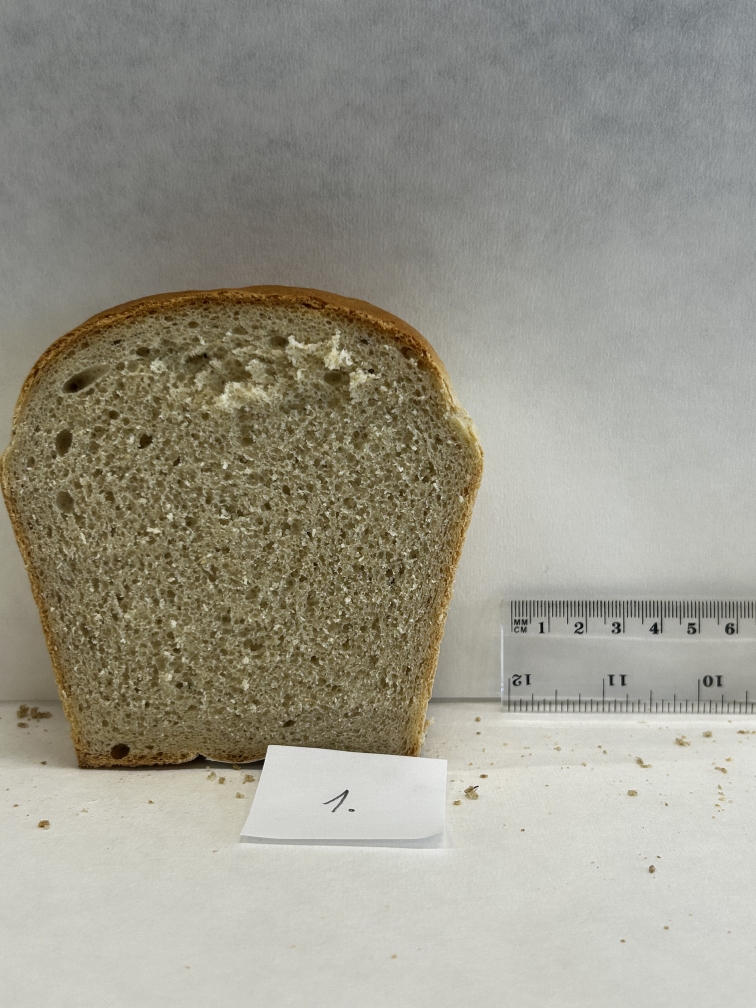
#> input picture Test/IMG_2005.jpg, 3024 x 4032 px, found by its file name (shown at 1/4 size)
$ python cv_test_white.py
#> lines starting #> are read from the running program, lines starting #| are printed output that depends on the picture
"""
CV reproducibility test for BreadScan v5.2 (white-bread pipeline).

Replicates the BreadScan pipeline in Python and runs it on a single image
with several slightly different ROIs (varying position, size and aspect)
to quantify how much variation a manual ROI selection introduces under
the v5.2 scale-invariant pipeline.

Pipeline mirrored from bread_porosity_analyzer.html:
  - Crop ROI in original-image px
  - Resample to constant working resolution (default 10 px/mm)
  - Luminance grayscale (0.299R + 0.587G + 0.114B)
  - Gaussian blur (sigma = 1.0 for white)
  - CLAHE (clip = 2.0, tile = 32 px)
  - Sauvola adaptive threshold (window = 51, k = 0.2)
  - Morphological closing (radius = 1 for white)
  - Connected-components labelling (8-connectivity)
  - mm²-based size filter (0.10 mm² min, 150 mm² max)
"""

import numpy as np
from PIL import Image
from scipy.ndimage import gaussian_filter, binary_closing, label, generate_binary_structure
from skimage.exposure import equalize_adapthist
from skimage.filters import threshold_sauvola
import statistics
import sys

IMG_PATH = r"C:\Users\Usuario\Repos\Bread_porosity_scan\Test\IMG_2005.jpg"

# Calibration estimated from the ruler visible in IMG_2005.jpg.
# The ruler shows 1-6 cm (50 mm); visual measurement of the pixel span
# gives ~16 px/mm at the original 3024×4032 resolution.
PX_PER_MM_ORIG = 16.0

# v5.2 working resolution (constant after reRenderROI).
TARGET_PX_PER_MM = 10.0

# Pipeline parameters (white-bread defaults).
SIGMA = 1.0
CLAHE_CLIP = 2.0          # skimage uses 0..1 normalised clip
SAUVOLA_W = 51
SAUVOLA_K = 0.2
MORPH_R = 1
MIN_AREA_MM2 = 0.10
MAX_AREA_MM2 = 150.0


def crumb_only_pipeline(roi_rgb_uint8: np.ndarray, px_per_mm: float) -> dict:
    """Replicate the BreadScan analysis on a single ROI; return metrics."""
    rgb = roi_rgb_uint8.astype(np.float32) / 255.0
    gray = 0.299 * rgb[..., 0] + 0.587 * rgb[..., 1] + 0.114 * rgb[..., 2]

    blurred = gaussian_filter(gray, sigma=SIGMA)

    # CLAHE on the blurred grayscale; skimage's clip_limit is normalised in [0, 1].
    clip = max(0.005, min(1.0, CLAHE_CLIP / 40.0))
    enhanced = equalize_adapthist(blurred, clip_limit=clip, kernel_size=32)

    # Sauvola adaptive threshold on the enhanced image (white-bread path).
    t_local = threshold_sauvola(enhanced, window_size=SAUVOLA_W, k=SAUVOLA_K)
    binary = enhanced < t_local

    # Morphological closing with 4-connectivity structuring element radius=1.
    if MORPH_R > 0:
        struct = generate_binary_structure(2, 2)
        binary = binary_closing(binary, structure=struct, iterations=MORPH_R)

    # Connected-components labelling, 8-connectivity.
    structure_8 = generate_binary_structure(2, 2)
    lab, n = label(binary, structure=structure_8)

    if n == 0:
        return dict(void_fraction_pct=0.0, cell_count=0,
                    cell_density_per_cm2=0.0, mean_cell_area_mm2=0.0,
                    valid_cells=0)

    # Per-blob area in pixels.
    counts = np.bincount(lab.ravel())
    counts[0] = 0  # background
    area_px = counts[1:]

    # mm² filter at the working resolution.
    px2_per_mm2 = px_per_mm * px_per_mm
    min_px = MIN_AREA_MM2 * px2_per_mm2
    max_px = MAX_AREA_MM2 * px2_per_mm2
    valid_mask = (area_px >= min_px) & (area_px <= max_px)
    valid_areas = area_px[valid_mask]

    total_px = binary.size
    pore_px = float(valid_areas.sum())
    void_frac = pore_px / total_px

    # Cells per cm² (= per 100 mm²).
    if valid_areas.size:
        total_mm2 = total_px / px2_per_mm2
        density = valid_areas.size / (total_mm2 / 100.0)
        mean_area_mm2 = (pore_px / valid_areas.size) / px2_per_mm2
    else:
        density = 0.0
        mean_area_mm2 = 0.0

    return dict(
        void_fraction_pct=void_frac * 100,
        cell_count=int(valid_areas.size),
        cell_density_per_cm2=density,
        mean_cell_area_mm2=mean_area_mm2,
    )


def crop_and_resample(image: np.ndarray, x_mm: float, y_mm: float,
                      w_mm: float, h_mm: float, px_per_mm_orig: float) -> np.ndarray:
    """Crop a ROI specified in mm and resample to TARGET_PX_PER_MM."""
    x0 = int(round(x_mm * px_per_mm_orig))
    y0 = int(round(y_mm * px_per_mm_orig))
    x1 = int(round((x_mm + w_mm) * px_per_mm_orig))
    y1 = int(round((y_mm + h_mm) * px_per_mm_orig))
    crop = image[y0:y1, x0:x1, :]
    nw = max(8, int(round(w_mm * TARGET_PX_PER_MM)))
    nh = max(8, int(round(h_mm * TARGET_PX_PER_MM)))
    pil = Image.fromarray(crop).resize((nw, nh), Image.BILINEAR)
    return np.asarray(pil)


def cv_pct(values):
    if not values or statistics.mean(values) == 0:
        return float("nan")
    sd = statistics.stdev(values) if len(values) > 1 else 0.0
    return sd / statistics.mean(values) * 100.0


def main():
    img = np.asarray(Image.open(IMG_PATH).convert("RGB"))
#> img is the input picture: shape (4032, 3024, 3); mean R, G, B 154.9, 152.2, 139.5
    H, W, _ = img.shape
#> H = 4032; W = 3024
    H_mm = H / PX_PER_MM_ORIG
#> H_mm = 252
    W_mm = W / PX_PER_MM_ORIG
#> W_mm = 189
    print(f"Image: {W}×{H} px  ({W_mm:.1f}×{H_mm:.1f} mm at {PX_PER_MM_ORIG} px/mm)\n")
#| Image: 3024×4032 px  (189.0×252.0 mm at 16.0 px/mm)

    # Crumb is in the upper-left ~40% of the frame (avoiding crust, ruler, label).
    # ROI variations mimic a human operator drawing similar-but-not-identical
    # rectangles on three separate sessions.
    base_x_mm, base_y_mm = 30.0, 110.0   # top-left of base ROI in mm
    base_w_mm, base_h_mm = 40.0, 40.0

    rois = [
        ("R1: base 40×40",         base_x_mm,          base_y_mm,          40.0, 40.0),
        ("R2: shift +3,−2",        base_x_mm + 3.0,    base_y_mm - 2.0,    40.0, 40.0),
        ("R3: shift −2,+3",        base_x_mm - 2.0,    base_y_mm + 3.0,    40.0, 40.0),
        ("R4: 38×42 -1,+0",        base_x_mm - 1.0,    base_y_mm,          38.0, 42.0),
        ("R5: 42×38 +1,+1",        base_x_mm + 1.0,    base_y_mm + 1.0,    42.0, 38.0),
    ]

    results = []
    print(f"{'ROI':<22}{'VF %':>10}{'Cells':>8}{'Cells/cm²':>14}{'Mean mm²':>12}")
    print("-" * 66)
    for name, xm, ym, wm, hm in rois:
        roi = crop_and_resample(img, xm, ym, wm, hm, PX_PER_MM_ORIG)
        m = crumb_only_pipeline(roi, TARGET_PX_PER_MM)
        results.append(m)
        print(f"{name:<22}"
              f"{m['void_fraction_pct']:>10.2f}"
              f"{m['cell_count']:>8d}"
              f"{m['cell_density_per_cm2']:>14.2f}"
              f"{m['mean_cell_area_mm2']:>12.4f}")
#> this loop made 5 passes
#> (n in crumb_only_pipeline, pore_px in crumb_only_pipeline, void_frac in crumb_only_pipeline, mean_area_mm2 in crumb_only_pipeline) on passes 1 to 5: (219, 69502, 0.434, 4.63), (224, 69329, 0.433, 4.23), (217, 69338, 0.433, 4.2), (219, 69076, 0.433, 4.43), (232, 69148, 0.433, 4.07)
#| R1: base 40×40             43.44     150          9.38      4.6335
#| R2: shift +3,−2            43.33     164         10.25      4.2274
#| R3: shift −2,+3            43.34     165         10.31      4.2023
#| R4: 38×42 -1,+0            43.28     156          9.77      4.4279
#| R5: 42×38 +1,+1            43.33     170         10.65      4.0675
#> pass 1, in crop_and_resample, `crop = image[y0:y1, x0:x1, :]`:
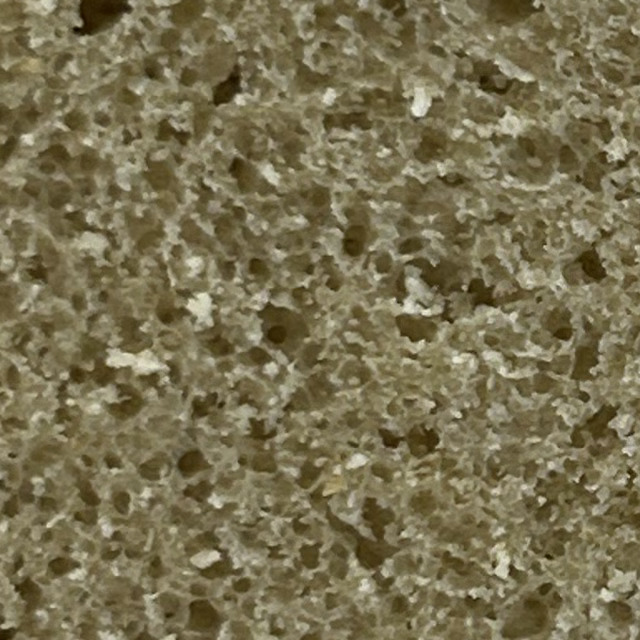
#> crop: shape (640, 640, 3); mean R, G, B 121.1, 112.3, 80.8
#> pass 1, in crumb_only_pipeline, `gray = 0.299 * rgb[..., 0] + 0.587 * rgb[..., 1] + 0.114 * rgb[..., 2]`:
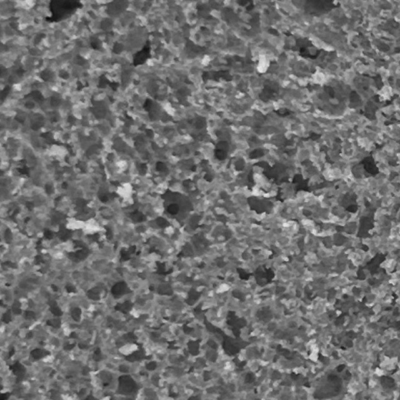
#> gray: shape (400, 400) float32; min 0.0395, max 0.9, mean 0.437
#> after the loop:
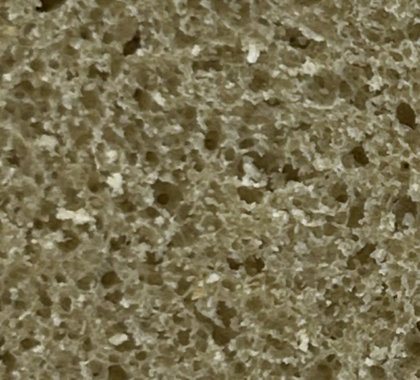
#> roi: shape (380, 420, 3); mean R, G, B 121.3, 112.5, 81.1
#> after the loop, results = 5 items

    print("-" * 66)
    print("Summary across the 5 ROIs:")
    for key, label_ in [
        ("void_fraction_pct",      "  Void Fraction (%)     "),
        ("cell_count",             "  Cell Count            "),
        ("cell_density_per_cm2",   "  Cell Density (cm⁻²)   "),
        ("mean_cell_area_mm2",     "  Mean Cell Area (mm²) ")]:
        vals = [r[key] for r in results]
        mean = statistics.mean(vals)
        sd = statistics.stdev(vals) if len(vals) > 1 else 0.0
        cv = cv_pct(vals)
        print(f"{label_}  mean={mean:>10.4f}  sd={sd:>10.4f}  CV={cv:>6.2f} %")
#> this loop made 4 passes
#> (vals, mean, cv) on passes 1 to 4: ([43.44, 43.33, 43.34, 43.28, 43.33], 43.34, 0.134), ([150, 164, 165, 156, 170], 161, 4.93), ([9.38, 10.25, 10.31, 9.77, 10.65], 10.07, 4.96), ([4.63, 4.23, 4.2, 4.43, 4.07], 4.31, 5.13)
#|   Void Fraction (%)       mean=   43.3424  sd=    0.0582  CV=  0.13 %
#|   Cell Count              mean=  161.0000  sd=    7.9373  CV=  4.93 %
#|   Cell Density (cm⁻²)     mean=   10.0727  sd=    0.5000  CV=  4.96 %
#|   Mean Cell Area (mm²)   mean=    4.3117  sd=    0.2212  CV=  5.13 %


if __name__ == "__main__":
    sys.stdout.reconfigure(encoding="utf-8")
    main()

$ run again, with Test/IMG_2009.jpg copied over Test/IMG_2005.jpg
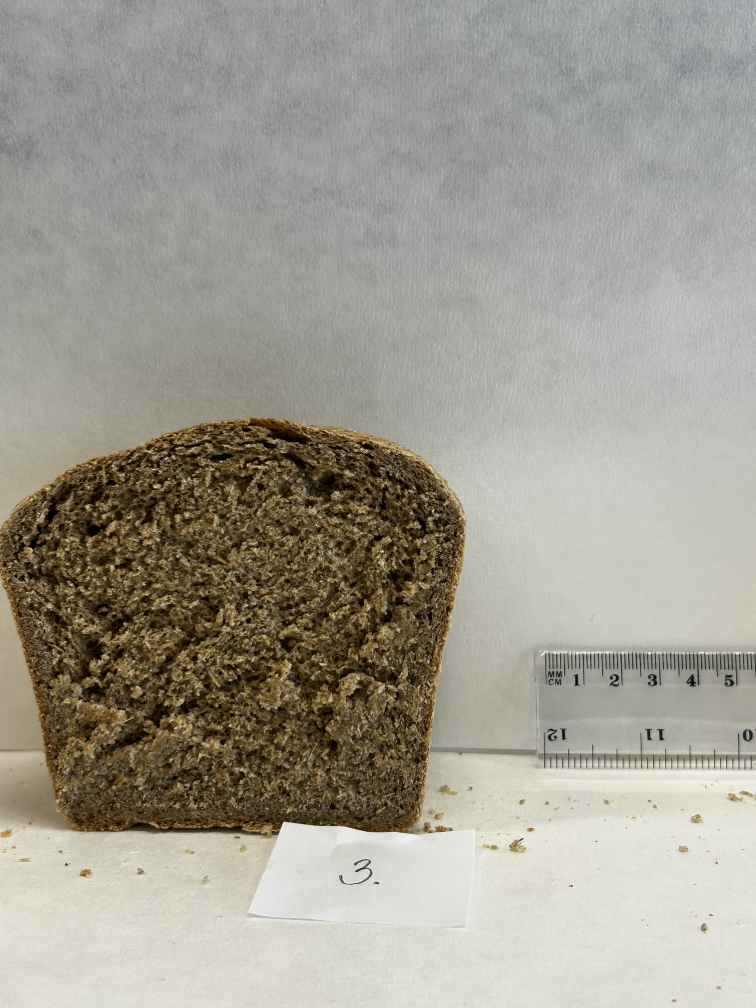
#> input picture Test/IMG_2009.jpg, 3024 x 4032 px, found by its file name (shown at 1/4 size)
#> in main, img is the input picture: shape (4032, 3024, 3); mean R, G, B 159.7, 156.6, 145
#| Image: 3024×4032 px  (189.0×252.0 mm at 16.0 px/mm)
#> the loop in main, `for name, xm, ym, wm, hm in rois:` made 5 passes
#> (n in crumb_only_pipeline, pore_px in crumb_only_pipeline, void_frac in crumb_only_pipeline, mean_area_mm2 in crumb_only_pipeline) on passes 1 to 5: (140, 53600, 0.335, 6.62), (159, 45229, 0.283, 5.32), (151, 37696, 0.236, 4.19), (140, 34915, 0.219, 4.36), (138, 23315, 0.146, 2.99)
#> (printed output is left out)
#> pass 1, in crumb_only_pipeline, `gray = 0.299 * rgb[..., 0] + 0.587 * rgb[..., 1] + 0.114 * rgb[..., 2]`:
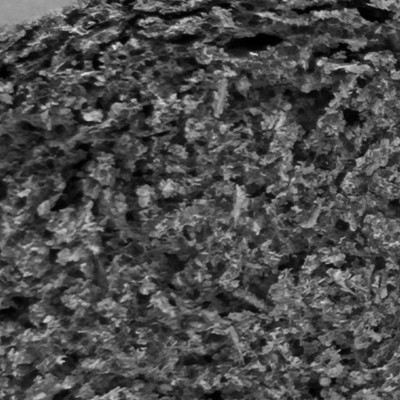
#> gray: shape (400, 400) float32; min 0, max 0.878, mean 0.295
#> after the loop in main, `for name, xm, ym, wm, hm in rois:`:
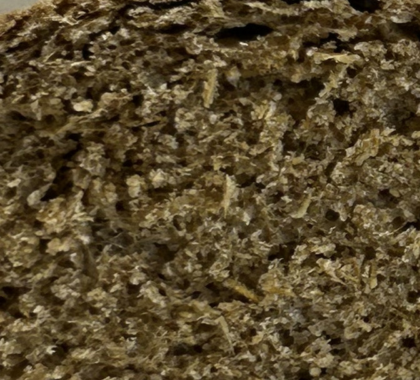
#> roi: shape (380, 420, 3); mean R, G, B 88.9, 73.5, 44.7
#> after the loop in main, `for name, xm, ym, wm, hm in rois:`: results = 5 items
#> the loop in main, `for key, label_ in [ ("void_fraction_pct",      "  Void Fraction (%)  ..` made 4 passes
#> (vals, mean, cv) on passes 1 to 4: ([33.5, 28.27, 23.56, 21.88, 14.61], 24.36, 29.08), ([81, 85, 90, 80, 78], 82.8, 5.75), ([5.06, 5.31, 5.62, 5.01, 4.89], 5.18, 5.65), ([6.62, 5.32, 4.19, 4.36, 2.99], 4.7, 28.89)
#> (printed output is left out)

$ run again, with Test/IMG_2010.jpg copied over Test/IMG_2005.jpg
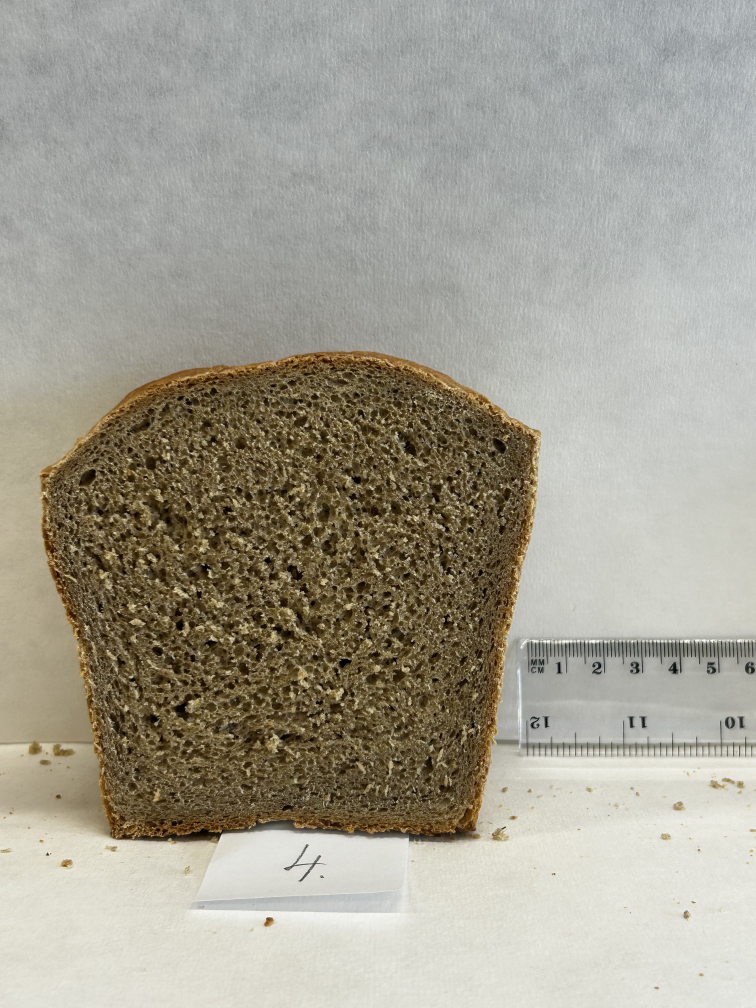
#> input picture Test/IMG_2010.jpg, 3024 x 4032 px, found by its file name (shown at 1/4 size)
#> in main, img is the input picture: shape (4032, 3024, 3); mean R, G, B 162.7, 158.8, 145.5
#| Image: 3024×4032 px  (189.0×252.0 mm at 16.0 px/mm)
#> the loop in main, `for name, xm, ym, wm, hm in rois:` made 5 passes
#> (n in crumb_only_pipeline, pore_px in crumb_only_pipeline, void_frac in crumb_only_pipeline, mean_area_mm2 in crumb_only_pipeline) on passes 1 to 5: (181, 68726, 0.43, 5.5), (189, 69044, 0.432, 5.35), (194, 68688, 0.429, 4.94), (185, 68808, 0.431, 5.21), (178, 68869, 0.432, 5.47)
#> (printed output is left out)
#> pass 1, in crumb_only_pipeline, `gray = 0.299 * rgb[..., 0] + 0.587 * rgb[..., 1] + 0.114 * rgb[..., 2]`:
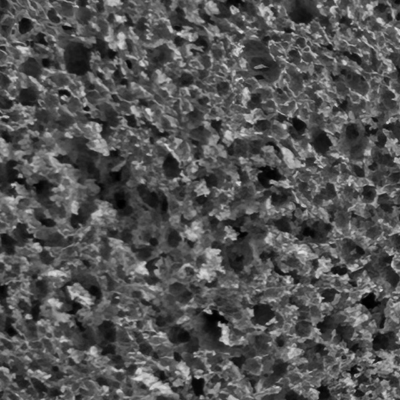
#> gray: shape (400, 400) float32; min 0.00117, max 0.893, mean 0.329
#> after the loop in main, `for name, xm, ym, wm, hm in rois:`:
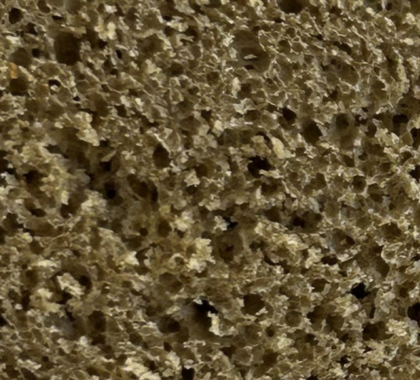
#> roi: shape (380, 420, 3); mean R, G, B 98.5, 83.3, 52.3
#> after the loop in main, `for name, xm, ym, wm, hm in rois:`: results = 5 items
#> the loop in main, `for key, label_ in [ ("void_fraction_pct",      "  Void Fraction (%)  ..` made 4 passes
#> (vals, mean, cv) on passes 1 to 4: ([42.95, 43.15, 42.93, 43.11, 43.15], 43.06, 0.254), ([125, 129, 139, 132, 126], 130.2, 4.32), ([7.81, 8.06, 8.69, 8.27, 7.89], 8.15, 4.3), ([5.5, 5.35, 4.94, 5.21, 5.47], 5.29, 4.28)
#> (printed output is left out)
